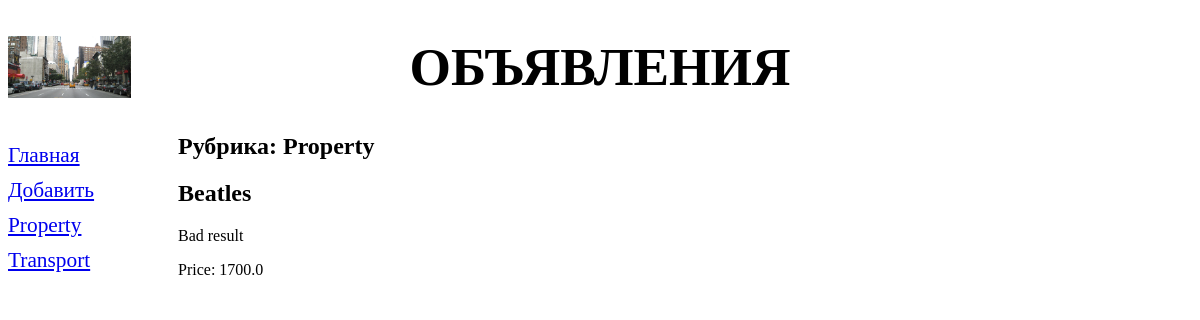
Page /bboard/detail/6/ on the committed database.
### bboard/models.py (models this page shows, shortened)
class Rubric(models.Model):
    name = models.CharField(max_length=20, db_index=True, verbose_name='Name')
    class Meta:
        verbose_name_plural = 'Rubrics'
        verbose_name = 'Rubric'
        ordering = ['name']

class Bb(models.Model):
    title = models.CharField(max_length=50, verbose_name='Product')
    content = models.TextField(null=True, blank=True, verbose_name='Description')
    price = models.FloatField(null=True, blank=True, verbose_name='Price')
    published = models.DateTimeField(auto_now_add=True, db_index=True, verbose_name='Posted')
    rubric = models.ForeignKey('Rubric', null=True, on_delete=models.PROTECT, verbose_name='Rubric')
    class Meta:
        verbose_name_plural = 'Announcements'
        verbose_name = 'Announcement'
        ordering = ['-published']

### bboard/views.py (the view)
# urls.py: path('detail/<int:pk>/', BbDetailView.as_view(), name='detail'),
class BbDetailView(DetailView):
    model = Bb
    def get_context_data(self, *args, **kwargs):
        context = super().get_context_data(*args, **kwargs)
        context['rubrics'] = Rubric.objects.all()
        return context

### bboard/templates/bboard/bb_detail.html (shortened to what this page needs)
{% extends "bboard/layout/base.html" %}
{% block content %}
<h2>Рубрика: {{ bb.rubric.name }}</h2>
    <h2> {{ bb.title }}</h2>
    <p> {{ bb.content }} </p>
    <p> Price: {{ bb.price }} </p>
{% endblock %}

### bboard/templates/bboard/layout/base.html (shortened to what this page needs)
{% load static %}
<!DOCTYPE html>
<html lang="en">
<head>
    <link rel="stylesheet" type="text/css" href="{% static 'bboard/style.css' %}">
</head>
<body>
<header>
    <h1>Объявления</h1>
</header>
<nav>
    <a href="{% url 'index' %}">Главная</a>
    <a href="{% url 'add' %}">Добавить</a>
        {% for rubric in rubrics %}
        <a href="{% url 'by_rubric' rubric.pk %}">{{ rubric.name}}</a>
        {% endfor %}
</nav>
    <section>
        {% block content %}
        {% endblock %}
    </section>
</body>
</html>

### bboard/static/bboard/style.css (style rules this page uses)
header h1 { font-size: 40pt; text-transform: uppercase; text-align: center; background: url("bg.jpg") left / auto 100% no-repeat; }
nav { font-size: 16pt; width: 15px; float: left; }
nav a { display: block; margin: 10px 0px; }
section { margin-left: 170px; }

### rows in the picture
Rubric: name "Property"
Rubric: name "Transport"
Bb: rubric.name "Property", title "Beatles", content "Bad result", price "1700.0"
